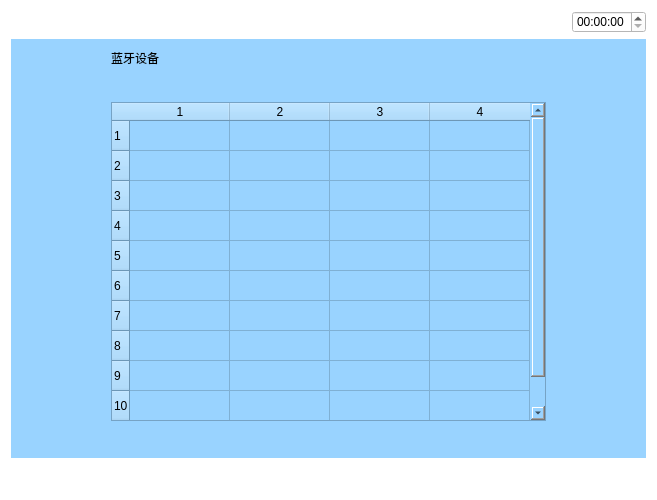
<?xml version="1.0" encoding="UTF-8"?>
<ui version="4.0">
 <class>Lanya</class>
 <widget class="QWidget" name="Lanya">
  <property name="geometry">
   <rect>
    <x>0</x>
    <y>0</y>
    <width>657</width>
    <height>500</height>
   </rect>
  </property>
  <property name="windowTitle">
   <string>Form</string>
  </property>
  <property name="styleSheet">
   <string notr="true">background-color: rgb(255, 255, 255);</string>
  </property>
  <layout class="QVBoxLayout" name="verticalLayout_4">
   <item>
    <layout class="QHBoxLayout" name="horizontalLayout_5">
     <item>
      <widget class="QPushButton" name="pushButton">
       <property name="text">
        <string/>
       </property>
       <property name="icon">
        <iconset resource="myimages.qrc">
         <normaloff>:/image/images/4g.png</normaloff>:/image/images/4g.png</iconset>
       </property>
       <property name="flat">
        <bool>true</bool>
       </property>
      </widget>
     </item>
     <item>
      <widget class="QPushButton" name="pushButton_2">
       <property name="text">
        <string/>
       </property>
       <property name="icon">
        <iconset resource="myimages.qrc">
         <normaloff>:/image/images/wireless.svg</normaloff>:/image/images/wireless.svg</iconset>
       </property>
       <property name="flat">
        <bool>true</bool>
       </property>
      </widget>
     </item>
     <item>
      <widget class="QPushButton" name="pushButton_3">
       <property name="text">
        <string/>
       </property>
       <property name="icon">
        <iconset resource="myimages.qrc">
         <normaloff>:/image/images/bl.svg</normaloff>:/image/images/bl.svg</iconset>
       </property>
       <property name="flat">
        <bool>true</bool>
       </property>
      </widget>
     </item>
     <item>
      <widget class="QPushButton" name="pushButton_4">
       <property name="text">
        <string/>
       </property>
       <property name="icon">
        <iconset resource="myimages.qrc">
         <normaloff>:/image/images/locate.svg</normaloff>:/image/images/locate.svg</iconset>
       </property>
       <property name="flat">
        <bool>true</bool>
       </property>
      </widget>
     </item>
     <item>
      <spacer name="horizontalSpacer_4">
       <property name="orientation">
        <enum>Qt::Horizontal</enum>
       </property>
       <property name="sizeHint" stdset="0">
        <size>
         <width>40</width>
         <height>20</height>
        </size>
       </property>
      </spacer>
     </item>
     <item>
      <widget class="QTimeEdit" name="timeEdit_2"/>
     </item>
    </layout>
   </item>
   <item>
    <widget class="QWidget" name="widget" native="true">
     <property name="sizePolicy">
      <sizepolicy hsizetype="Preferred" vsizetype="Preferred">
       <horstretch>0</horstretch>
       <verstretch>0</verstretch>
      </sizepolicy>
     </property>
     <property name="contextMenuPolicy">
      <enum>Qt::DefaultContextMenu</enum>
     </property>
     <property name="styleSheet">
      <string notr="true">background-color: rgb(153, 211, 255);</string>
     </property>
     <layout class="QVBoxLayout" name="verticalLayout_2" stretch="2,0">
      <property name="leftMargin">
       <number>100</number>
      </property>
      <property name="rightMargin">
       <number>100</number>
      </property>
      <item>
       <layout class="QHBoxLayout" name="horizontalLayout">
        <item>
         <widget class="QLabel" name="label">
          <property name="text">
           <string>蓝牙设备</string>
          </property>
         </widget>
        </item>
        <item>
         <spacer name="horizontalSpacer">
          <property name="orientation">
           <enum>Qt::Horizontal</enum>
          </property>
          <property name="sizeHint" stdset="0">
           <size>
            <width>40</width>
            <height>20</height>
           </size>
          </property>
         </spacer>
        </item>
        <item>
         <layout class="QVBoxLayout" name="verticalLayout"/>
        </item>
       </layout>
      </item>
      <item>
       <layout class="QVBoxLayout" name="verticalLayout_3">
        <item>
         <layout class="QHBoxLayout" name="horizontalLayout_3">
          <item>
           <spacer name="horizontalSpacer_3">
            <property name="orientation">
             <enum>Qt::Horizontal</enum>
            </property>
            <property name="sizeHint" stdset="0">
             <size>
              <width>40</width>
              <height>20</height>
             </size>
            </property>
           </spacer>
          </item>
          <item>
           <widget class="QPushButton" name="preview">
            <property name="text">
             <string/>
            </property>
            <property name="icon">
             <iconset resource="myimages.qrc">
              <normaloff>:/image/images/xiangshang.svg</normaloff>:/image/images/xiangshang.svg</iconset>
            </property>
            <property name="flat">
             <bool>true</bool>
            </property>
           </widget>
          </item>
          <item>
           <spacer name="horizontalSpacer_5">
            <property name="orientation">
             <enum>Qt::Horizontal</enum>
            </property>
            <property name="sizeHint" stdset="0">
             <size>
              <width>40</width>
              <height>20</height>
             </size>
            </property>
           </spacer>
          </item>
          <item>
           <widget class="QPushButton" name="refresh">
            <property name="text">
             <string/>
            </property>
            <property name="icon">
             <iconset resource="myimages.qrc">
              <normaloff>:/image/images/refresh.svg</normaloff>:/image/images/refresh.svg</iconset>
            </property>
            <property name="flat">
             <bool>true</bool>
            </property>
           </widget>
          </item>
         </layout>
        </item>
        <item>
         <widget class="QTableWidget" name="tableWidget">
          <property name="editTriggers">
           <set>QAbstractItemView::NoEditTriggers</set>
          </property>
          <property name="alternatingRowColors">
           <bool>false</bool>
          </property>
          <property name="rowCount">
           <number>10</number>
          </property>
          <property name="columnCount">
           <number>4</number>
          </property>
          <row/>
          <row/>
          <row/>
          <row/>
          <row/>
          <row/>
          <row/>
          <row/>
          <row/>
          <row/>
          <column/>
          <column/>
          <column/>
          <column/>
         </widget>
        </item>
        <item>
         <layout class="QHBoxLayout" name="horizontalLayout_4">
          <item>
           <spacer name="horizontalSpacer_6">
            <property name="orientation">
             <enum>Qt::Horizontal</enum>
            </property>
            <property name="sizeHint" stdset="0">
             <size>
              <width>40</width>
              <height>20</height>
             </size>
            </property>
           </spacer>
          </item>
          <item>
           <widget class="QPushButton" name="next">
            <property name="text">
             <string/>
            </property>
            <property name="icon">
             <iconset resource="myimages.qrc">
              <normaloff>:/image/images/xiangxia.svg</normaloff>:/image/images/xiangxia.svg</iconset>
            </property>
            <property name="flat">
             <bool>true</bool>
            </property>
           </widget>
          </item>
          <item>
           <spacer name="horizontalSpacer_7">
            <property name="orientation">
             <enum>Qt::Horizontal</enum>
            </property>
            <property name="sizeHint" stdset="0">
             <size>
              <width>40</width>
              <height>20</height>
             </size>
            </property>
           </spacer>
          </item>
         </layout>
        </item>
       </layout>
      </item>
     </layout>
    </widget>
   </item>
   <item>
    <layout class="QHBoxLayout" name="horizontalLayout_2">
     <item>
      <widget class="QPushButton" name="returnIndex">
       <property name="font">
        <font>
         <family>AR PL UMing TW MBE</family>
        </font>
       </property>
       <property name="styleSheet">
        <string notr="true">border-image: url(:/image/images/index.svg);</string>
       </property>
       <property name="text">
        <string/>
       </property>
       <property name="icon">
        <iconset resource="myimages.qrc">
         <normaloff>:/image/images/index.svg</normaloff>:/image/images/index.svg</iconset>
       </property>
       <property name="iconSize">
        <size>
         <width>40</width>
         <height>40</height>
        </size>
       </property>
       <property name="flat">
        <bool>true</bool>
       </property>
      </widget>
     </item>
     <item>
      <spacer name="horizontalSpacer_2">
       <property name="orientation">
        <enum>Qt::Horizontal</enum>
       </property>
       <property name="sizeHint" stdset="0">
        <size>
         <width>40</width>
         <height>20</height>
        </size>
       </property>
      </spacer>
     </item>
     <item>
      <widget class="QPushButton" name="returnPage">
       <property name="text">
        <string/>
       </property>
       <property name="icon">
        <iconset resource="myimages.qrc">
         <normaloff>:/image/images/shangyiye.svg</normaloff>:/image/images/shangyiye.svg</iconset>
       </property>
       <property name="iconSize">
        <size>
         <width>40</width>
         <height>40</height>
        </size>
       </property>
       <property name="flat">
        <bool>true</bool>
       </property>
      </widget>
     </item>
    </layout>
   </item>
  </layout>
 </widget>
 <resources>
  <include location="myimages.qrc"/>
 </resources>
 <connections/>
</ui>
